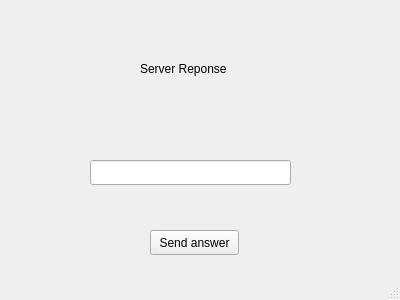
<?xml version="1.0" encoding="UTF-8"?>
<ui version="4.0">
 <class>MainWindow</class>
 <widget class="QMainWindow" name="MainWindow">
  <property name="geometry">
   <rect>
    <x>0</x>
    <y>0</y>
    <width>400</width>
    <height>300</height>
   </rect>
  </property>
  <property name="minimumSize">
   <size>
    <width>400</width>
    <height>300</height>
   </size>
  </property>
  <property name="maximumSize">
   <size>
    <width>400</width>
    <height>300</height>
   </size>
  </property>
  <property name="windowTitle">
   <string>MainWindow</string>
  </property>
  <widget class="QWidget" name="centralWidget">
   <widget class="QPushButton" name="pushButton">
    <property name="geometry">
     <rect>
      <x>150</x>
      <y>230</y>
      <width>89</width>
      <height>25</height>
     </rect>
    </property>
    <property name="text">
     <string>Send answer</string>
    </property>
   </widget>
   <widget class="QLineEdit" name="lineEdit">
    <property name="geometry">
     <rect>
      <x>90</x>
      <y>160</y>
      <width>201</width>
      <height>25</height>
     </rect>
    </property>
   </widget>
   <widget class="QLabel" name="label">
    <property name="geometry">
     <rect>
      <x>140</x>
      <y>60</y>
      <width>111</width>
      <height>17</height>
     </rect>
    </property>
    <property name="text">
     <string>Server Reponse</string>
    </property>
   </widget>
  </widget>
  <widget class="QStatusBar" name="statusBar"/>
 </widget>
 <layoutdefault spacing="6" margin="11"/>
 <resources/>
 <connections/>
</ui>
